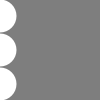
Frame 1 (no input)
Frame 60 (the mouse pressed at the canvas centre just before this capture): identical to frame 1, image omitted
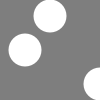
Frame 120 (the mouse held since frame 60 and released just before this capture)

The Processing sketch that drew these frames (run headless with seeded random() and noise(); from frame 60 on, the mouse is pressed at the canvas centre):

// Processing sketch: Interactivity
// ── Interactivity.pde
//// prints mouse position
//void draw() {
//  frameRate(12);
//  println(mouseX + " : " + mouseY);
//}

// set the window and size
void setup() {
  size(100, 100);
  noStroke();
}

// draws three circles that follow mouse
void draw() {
  // set background color
  background(126);
  ellipse(mouseX, 16, 33, 33);   // Top circle
  ellipse(mouseX/2, 50, 33, 33); // Middle circle
  ellipse(mouseX*2, 84, 33, 33); // Bottom circle
}
